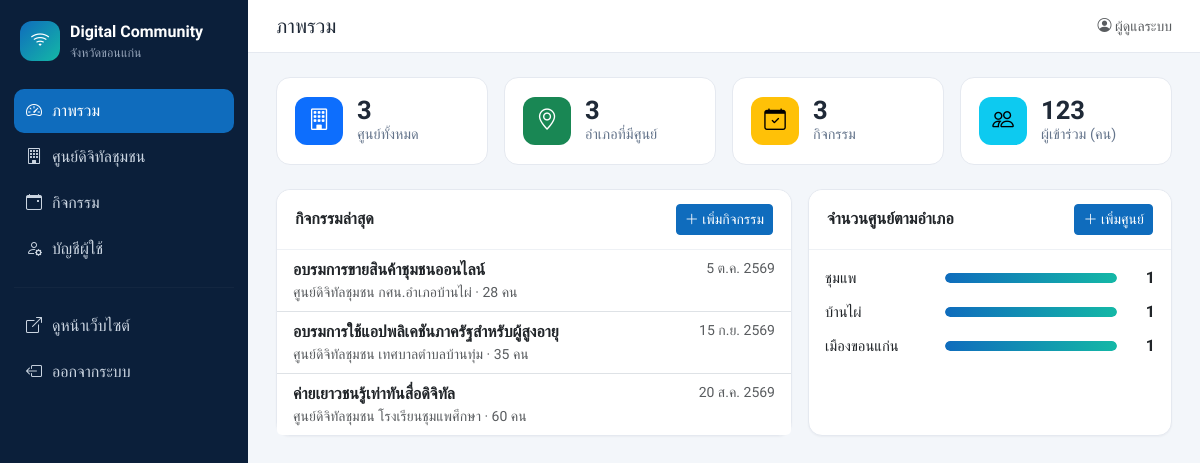
/admin/index.php (signed in), run on the app's committed database.
### tables this page shows
CREATE TABLE IF NOT EXISTS activities (
  id            INT UNSIGNED AUTO_INCREMENT PRIMARY KEY,
  center_id     INT UNSIGNED NOT NULL,
  title         VARCHAR(255) NOT NULL,
  activity_date DATE NULL,
  organizer     VARCHAR(255) NOT NULL DEFAULT '',
  participants  INT UNSIGNED NOT NULL DEFAULT 0,
  description   TEXT NULL,
  cover_image   VARCHAR(255) NOT NULL DEFAULT '',
  created_at    DATETIME NOT NULL DEFAULT CURRENT_TIMESTAMP,
  updated_at    DATETIME NOT NULL DEFAULT CURRENT_TIMESTAMP ON UPDATE CURRENT_TIMESTAMP,
  KEY idx_center_date (center_id, activity_date),
  CONSTRAINT fk_act_center FOREIGN KEY (center_id) REFERENCES centers(id) ON DELETE CASCADE
);

CREATE TABLE IF NOT EXISTS centers (
  id            INT UNSIGNED AUTO_INCREMENT PRIMARY KEY,
  code          VARCHAR(30)  NULL,                   
  name          VARCHAR(255) NOT NULL,
  center_type   VARCHAR(100) NOT NULL DEFAULT '',    
  address       VARCHAR(255) NOT NULL DEFAULT '',
  village       VARCHAR(100) NOT NULL DEFAULT '',
  subdistrict   VARCHAR(100) NOT NULL DEFAULT '',
  district      VARCHAR(100) NOT NULL DEFAULT '',
  province      VARCHAR(100) NOT NULL DEFAULT 'ขอนแก่น',
  postcode      VARCHAR(10)  NOT NULL DEFAULT '',
  lat           DECIMAL(10,7) NULL,
  lng           DECIMAL(10,7) NULL,
  phone         VARCHAR(50)  NOT NULL DEFAULT '',
  email         VARCHAR(150) NOT NULL DEFAULT '',
  facebook      VARCHAR(255) NOT NULL DEFAULT '',
  open_hours    VARCHAR(150) NOT NULL DEFAULT '',
  services      TEXT NULL,                           
  description   TEXT NULL,
  cover_image   VARCHAR(255) NOT NULL DEFAULT '',
  is_active     TINYINT(1)   NOT NULL DEFAULT 1,
  created_at    DATETIME     NOT NULL DEFAULT CURRENT_TIMESTAMP,
  updated_at    DATETIME     NOT NULL DEFAULT CURRENT_TIMESTAMP ON UPDATE CURRENT_TIMESTAMP,
  UNIQUE KEY uq_code (code),
  KEY idx_district (district)
);

### includes/functions.php (called while the page is built, shortened)
<?php
function h($s): string
{
    return htmlspecialchars((string)$s, ENT_QUOTES, 'UTF-8');
}
function thai_date(?string $date): string
{
    $ts = strtotime($date);
    $months = ['', 'ม.ค.', 'ก.พ.', 'มี.ค.', 'เม.ย.', 'พ.ค.', 'มิ.ย.', 'ก.ค.', 'ส.ค.', 'ก.ย.', 'ต.ค.', 'พ.ย.', 'ธ.ค.'];
    return (int)date('j', $ts) . ' ' . $months[(int)date('n', $ts)] . ' ' . ((int)date('Y', $ts) + 543);
}
function current_user(): ?array
{
    return $_SESSION['user'] ?? null;
}
function require_login(): array
{
    $u = current_user();
    return $u;
}

### admin/index.php (the view, shortened to what this page needs)
<?php
require_once __DIR__ . '/../includes/functions.php';
$pageTitle = 'ภาพรวม';
$active = 'dashboard';
$pdo = db();
$stats = $pdo->query(
    "SELECT (SELECT COUNT(*) FROM centers) AS centers,
            (SELECT COUNT(DISTINCT district) FROM centers WHERE district <> '') AS districts,
            (SELECT COUNT(*) FROM activities) AS activities,
            (SELECT COALESCE(SUM(participants),0) FROM activities) AS participants,
            (SELECT COUNT(*) FROM centers WHERE lat IS NULL OR lng IS NULL) AS no_location"
)->fetch();
$recent = $pdo->query(
    "SELECT a.id, a.title, a.activity_date, a.participants, c.name AS center_name
     FROM activities a JOIN centers c ON c.id = a.center_id
     ORDER BY a.activity_date IS NULL, a.activity_date DESC, a.id DESC LIMIT 8"
)->fetchAll();
$byDistrict = $pdo->query(
    "SELECT district, COUNT(*) n FROM centers WHERE district <> '' GROUP BY district ORDER BY n DESC, district LIMIT 10"
)->fetchAll();
require __DIR__ . '/partials/header.php';
?>
<div class="row g-3 mb-4">
  <?php foreach ([
      ['centers', 'bi-building', 'ศูนย์ทั้งหมด', 'primary'],
      ['districts', 'bi-geo-alt', 'อำเภอที่มีศูนย์', 'success'],
      ['activities', 'bi-calendar-check', 'กิจกรรม', 'warning'],
      ['participants', 'bi-people', 'ผู้เข้าร่วม (คน)', 'info'],
  ] as [$k, $icon, $label, $color]): ?>
  <div class="col-6 col-xl-3">
    <div class="stat-card">
      <span class="stat-icon text-bg-<?= $color ?>"><i class="bi <?= $icon ?>"></i></span>
      <div><div class="stat-num"><?= number_format((int)$stats[$k]) ?></div><div class="stat-label"><?= $label ?></div></div>
    </div>
  </div>
  <?php endforeach; ?>
</div>
<div class="row g-3">
  <div class="col-lg-7">
    <div class="card h-100">
      <div class="card-header d-flex align-items-center">
        <strong>กิจกรรมล่าสุด</strong>
        <a href="activity_form.php" class="btn btn-sm btn-primary ms-auto"><i class="bi bi-plus-lg"></i> เพิ่มกิจกรรม</a>
      </div>
      <div class="list-group list-group-flush">
        <?php foreach ($recent as $r): ?>
          <a class="list-group-item list-group-item-action" href="activity_form.php?id=<?= (int)$r['id'] ?>">
            <div class="d-flex"><strong class="me-2"><?= h($r['title']) ?></strong>
              <span class="ms-auto small text-muted text-nowrap"><?= thai_date($r['activity_date']) ?></span></div>
            <div class="small text-muted"><?= h($r['center_name']) ?> · <?= number_format((int)$r['participants']) ?> คน</div>
          </a>
        <?php endforeach; ?>
      </div>
    </div>
  </div>
  <div class="col-lg-5">
    <div class="card h-100">
      <div class="card-header d-flex align-items-center">
        <strong>จำนวนศูนย์ตามอำเภอ</strong>
        <a href="center_form.php" class="btn btn-sm btn-primary ms-auto"><i class="bi bi-plus-lg"></i> เพิ่มศูนย์</a>
      </div>
      <div class="card-body">
        <?php $max = max(1, ...array_map(fn($r) => (int)$r['n'], $byDistrict ?: [['n' => 1]])); ?>
        <?php foreach ($byDistrict as $r): ?>
          <div class="bar-row">
            <span class="bar-label"><?= h($r['district']) ?></span>
            <span class="bar-track"><span class="bar-fill" style="width:<?= round($r['n'] / $max * 100) ?>%"></span></span>
            <span class="bar-val"><?= (int)$r['n'] ?></span>
          </div>
        <?php endforeach; ?>
      </div>
    </div>
  </div>
</div>
<?php require __DIR__ . '/partials/footer.php'; ?>

### admin/partials/header.php (shortened to what this page needs)
<?php
$user = require_login();
$pageTitle = $pageTitle ?? 'ระบบจัดการ';
$active = $active ?? '';
$nav = [
    'dashboard'  => ['index.php', 'bi-speedometer2', 'ภาพรวม'],
    'centers'    => ['centers.php', 'bi-building', 'ศูนย์ดิจิทัลชุมชน'],
    'activities' => ['activities.php', 'bi-calendar-event', 'กิจกรรม'],
    'account'    => ['account.php', 'bi-person-gear', 'บัญชีผู้ใช้'],
];
?><!doctype html>
<html lang="th">
<head>
<link href="https://cdn.jsdelivr.net/npm/bootstrap@5.3.3/dist/css/bootstrap.min.css" rel="stylesheet">
<link href="https://cdn.jsdelivr.net/npm/bootstrap-icons@1.11.3/font/bootstrap-icons.min.css" rel="stylesheet">
<link href="https://cdnjs.cloudflare.com/ajax/libs/leaflet/1.9.4/leaflet.min.css" rel="stylesheet">
<link href="../assets/css/admin.css" rel="stylesheet">
</head>
<body>
<div class="admin-wrap">
  <aside class="sidebar" id="sidebar">
    <a class="brand" href="index.php">
      <span class="brand-mark"><i class="bi bi-wifi"></i></span>
      <span><strong>Digital Community</strong><small>จังหวัด<?= h(PROVINCE) ?></small></span>
    </a>
    <nav>
      <?php foreach ($nav as $key => [$href, $icon, $label]): ?>
        <a href="<?= $href ?>" class="<?= $active === $key ? 'active' : '' ?>"><i class="bi <?= $icon ?>"></i><?= h($label) ?></a>
      <?php endforeach; ?>
      <hr>
      <a href="../digital.html" target="_blank"><i class="bi bi-box-arrow-up-right"></i>ดูหน้าเว็บไซต์</a>
      <a href="logout.php"><i class="bi bi-box-arrow-left"></i>ออกจากระบบ</a>
    </nav>
  </aside>
  <main class="content">
    <header class="topbar">
      <h1 class="h5 mb-0"><?= h($pageTitle) ?></h1>
      <div class="ms-auto small text-muted"><i class="bi bi-person-circle"></i> <?= h($user['fullname'] ?: $user['username']) ?></div>
    </header>
    <div class="content-body">

### admin/partials/footer.php (shortened to what this page needs)
    </div>
  </main>
</div>
</body>
</html>

### assets/css/admin.css (style rules this page uses)
:root { --brand:#0f6cbd;--brand-2:#14b8a6;--ink:#1f2937;--side:#0b1f3a }
body { font-family:'Sarabun',system-ui,sans-serif;background:#f3f6fa;color:var(--ink) }
h1,h2,h3,h4,h5,.brand,.stat-num,.btn,.card-header { font-family:'Prompt','Sarabun',sans-serif }
.admin-wrap { display:flex;min-height:100vh }
.sidebar { width:248px;flex-shrink:0;background:var(--side);color:#cbd5e1;padding:20px 14px;position:sticky;top:0;height:100vh;overflow-y:auto }
.sidebar .brand { display:flex;gap:10px;align-items:center;color:#fff;text-decoration:none;margin-bottom:26px;padding:0 6px }
.sidebar .brand small { display:block;font-size:.78rem;color:#94a3b8;font-weight:400 }
.brand-mark { display:inline-grid;place-items:center;width:40px;height:40px;border-radius:12px;background:linear-gradient(135deg,var(--brand),var(--brand-2));color:#fff;font-size:1.2rem }
.sidebar nav a { display:flex;gap:10px;align-items:center;padding:10px 12px;border-radius:10px;color:#cbd5e1;text-decoration:none;margin-bottom:2px }
.sidebar nav a.active { background:var(--brand);color:#fff }
.sidebar hr { border-color:rgba(255,255,255,.12) }
.content { flex:1;min-width:0 }
.topbar { display:flex;gap:12px;align-items:center;padding:14px 28px;background:#fff;border-bottom:1px solid #e5e9f0;position:sticky;top:0;z-index:500 }
.content-body { padding:24px 28px 60px }
.card { border:1px solid #e5e9f0;border-radius:14px;box-shadow:0 1px 2px rgba(15,23,42,.04) }
.card-header { background:#fff;border-bottom:1px solid #eef1f5;padding:14px 18px;border-radius:14px 14px 0 0!important }
.btn-primary { background:var(--brand);border-color:var(--brand) }
.stat-card { display:flex;gap:14px;align-items:center;background:#fff;border:1px solid #e5e9f0;border-radius:14px;padding:18px }
.stat-icon { display:grid;place-items:center;width:48px;height:48px;border-radius:12px;font-size:1.35rem }
.stat-num { font-size:1.6rem;font-weight:600;line-height:1.1 }
.stat-label { color:#64748b;font-size:.9rem }
.bar-row { display:flex;align-items:center;gap:10px;margin-bottom:10px }
.bar-label { width:110px;font-size:.92rem;white-space:nowrap;overflow:hidden;text-overflow:ellipsis }
.bar-track { flex:1;height:10px;background:#eef2f7;border-radius:6px;overflow:hidden }
.bar-fill { display:block;height:100%;background:linear-gradient(90deg,var(--brand),var(--brand-2));border-radius:6px }
.bar-val { width:28px;text-align:right;font-weight:600 }

### data on the page
activities: title "อบรมการขายสินค้าชุมชนออนไลน์", activity_date "5 ต.ค. 2569", center.name "ศูนย์ดิจิทัลชุมชน กศน.อำเภอบ้านไผ่", participants "28"
activities: title "อบรมการใช้แอปพลิเคชันภาครัฐสำหรับผู้สูงอายุ", activity_date "15 ก.ย. 2569", center.name "ศูนย์ดิจิทัลชุมชน เทศบาลตำบลบ้านทุ่ม", participants "35"
activities: title "ค่ายเยาวชนรู้เท่าทันสื่อดิจิทัล", activity_date "20 ส.ค. 2569", center.name "ศูนย์ดิจิทัลชุมชน โรงเรียนชุมแพศึกษา", participants "60"

### other printed values
PROVINCE "ขอนแก่น"
$label "ภาพรวม"
$label "ศูนย์ดิจิทัลชุมชน"
$label "กิจกรรม"
$label "บัญชีผู้ใช้"
$pageTitle "ภาพรวม"
$user['fullname'] ?: $user['username'] "ผู้ดูแลระบบ"
$stats[$k] "3"
$label "ศูนย์ทั้งหมด"
$label "อำเภอที่มีศูนย์"
$stats[$k] "123"
$label "ผู้เข้าร่วม (คน)"
$r['district'] "ชุมแพ"
$r['n'] "1"
$r['district'] "บ้านไผ่"
